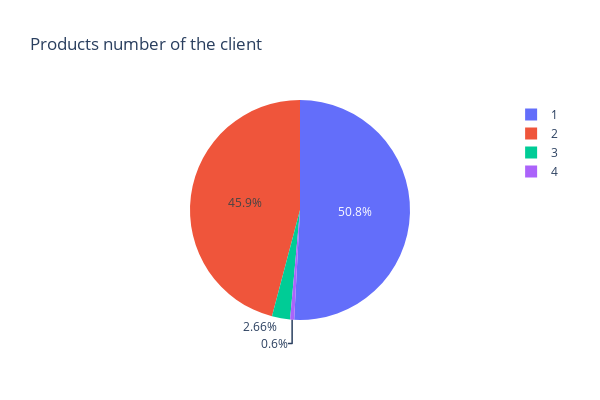

Notebook code cell kept with this figure:
### Markdown cell above
#### Column products_number

### Code cell
fig = px.pie(df.products_number.value_counts(), values=df.products_number.value_counts().values, names=df.products_number.value_counts().index,
title='Products number of the client',width=600,height=400)
fig.show()

### Figure 1 — Plotly figure (JSON) as saved in the notebook; plotly's stock layout.template omitted (floating-point values rounded to 4 significant figures)
{"data": [{"domain": {"x": [0, 1], "y": [0, 1]}, "hovertemplate": "label=%{label}<br>value=%{value}<extra></extra>", "labels": [1, 2, 3, 4], "legendgroup": "", "name": "", "showlegend": true, "type": "pie", "values": [5084, 4590, 266, 60]}], "layout": {"height": 400, "legend": {"tracegroupgap": 0}, "title": {"text": "Products number of the client"}, "width": 600}}
